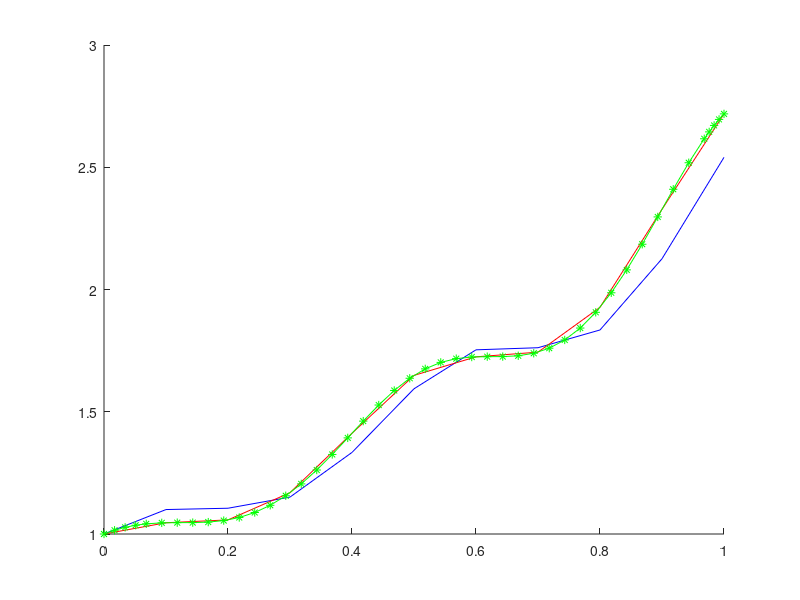

MATLAB code to generate this figure:
function ode_example
% Top-level function with no input-output

% initial condition
y0 = 1;

% time range to solve over
t0 = 0;
tend = 1;

% Euler's method

dt = 0.1; % time increment 
n = ((tend-t0)/dt) + 1;  % compute the number of steps (based on dt, t0, tend)

% loop over n time steps and fill in these arrays:
% 1) time -- the values of t for the solution 
% 2) peul -- solution based on eulers method 
% 3) pana -- analytic solution
% Use the functions oscillating_growth and analytic defined below

% create arrays of dimension n to hold results

time = zeros(1,n);
pana = zeros(1,n);
peul = zeros(1,n);

% apply initial conditions
time(1) = t0;
pana(1) = analytic(time(1)); % analytic solution
peul(1) = y0; % Initialize Euler

% run through the rest of the points and use formulas above to fill in arrays
% hint: use recursion so t(i) = t(i-1) + ...
for i = 2:n
   time(i) = time(i-1) + dt;%%%%
   pana(i) = analytic(time(i));%%%%
   peul(i) = peul(i-1) + oscillating_growth(time(i-1),peul(i-1))*dt;%%%%
end

% Call numeric ode solver

[tode45, pode45] = ode45(@oscillating_growth, [t0, tend], y0);

% plot results

hold on
plot(time, peul, 'b')
plot(time, pana, 'r')
plot(tode45,pode45,'g -*')

end 

function f = oscillating_growth(t,y)
% Rate function for oscillating growth 
f = y*(1-sin(4*pi*t)); % fill in
end

function f = analytic(t)
% analytic solution
A = -exp(-1/(4*pi));
f =  -A*(exp((cos(4*pi*t))/(4*pi)))*exp(t);% fill in
end